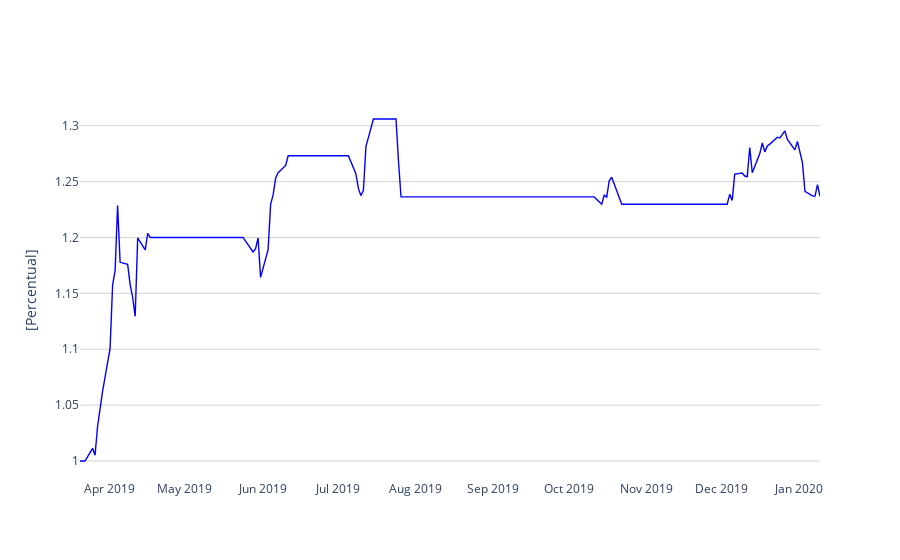

Write notebook code for a chart like this one.
### Markdown cell above
###### Grafico do ganho

### Code cell
fig = go.Figure()

fig.add_trace(go.Scatter(x=noticias_precificadas['Date'], 
                         y=noticias_precificadas['ganho'], 
                         mode='lines', 
                         name='Trading',
                         line=dict(color='blue', width=1.4)))  # Ajuste da cor e largura da linha

fig.update_layout(
    xaxis=dict(title='', showspikes=True),  
    yaxis=dict(title='[Percentual]', gridcolor='lightgrey', tickfont=dict(size=12)),
    hovermode='x',
    plot_bgcolor='white',
    paper_bgcolor='white',
    legend=dict(orientation="h", yanchor="bottom", y=1.02, xanchor="right", x=1),
)

# Adicionar linha vertical para exibir os valores da data selecionada
fig.update_layout(
    xaxis=dict(
        showspikes=True,
        spikemode='across',
        spikesnap='cursor',
        spikethickness=1,
        spikedash='solid',
        spikecolor='black'
    )
)

fig.show()

### Figure 1 — Plotly figure (JSON) as saved in the notebook; plotly's stock layout.template omitted (floating-point values rounded to 4 significant figures; data arrays with more than 128 entries replaced by an {"elided": "..."} marker saying what was removed)
{"data": [{"line": {"color": "blue", "width": 1.4}, "mode": "lines", "name": "Trading", "type": "scatter", "x": {"elided": "205 str values"}, "y": {"elided": "205 float values"}}], "layout": {"hovermode": "x", "legend": {"orientation": "h", "x": 1, "xanchor": "right", "y": 1.02, "yanchor": "bottom"}, "paper_bgcolor": "white", "plot_bgcolor": "white", "xaxis": {"showspikes": true, "spikecolor": "black", "spikedash": "solid", "spikemode": "across", "spikesnap": "cursor", "spikethickness": 1, "title": {"text": ""}}, "yaxis": {"gridcolor": "lightgrey", "tickfont": {"size": 12}, "title": {"text": "[Percentual]"}}}}
